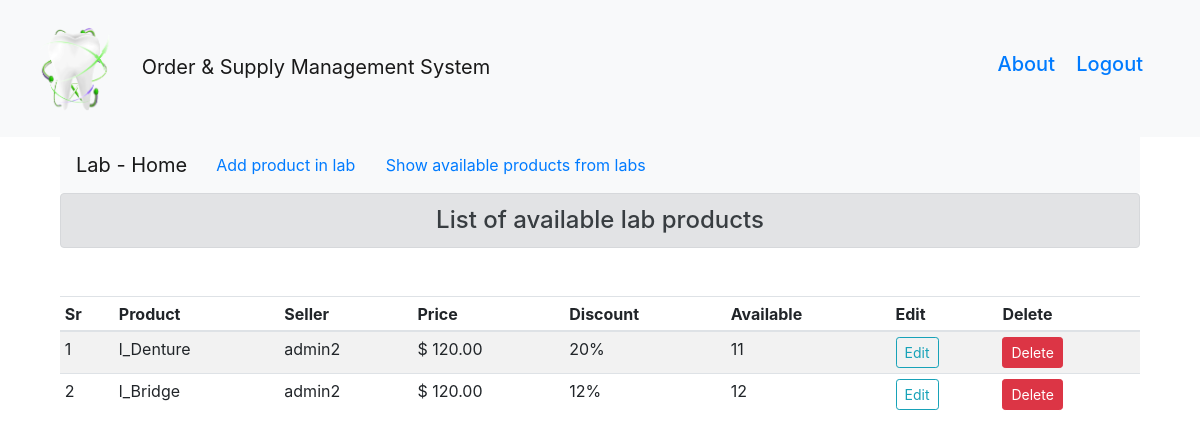
The page /labproduct (signed in) on the database as committed earlier.
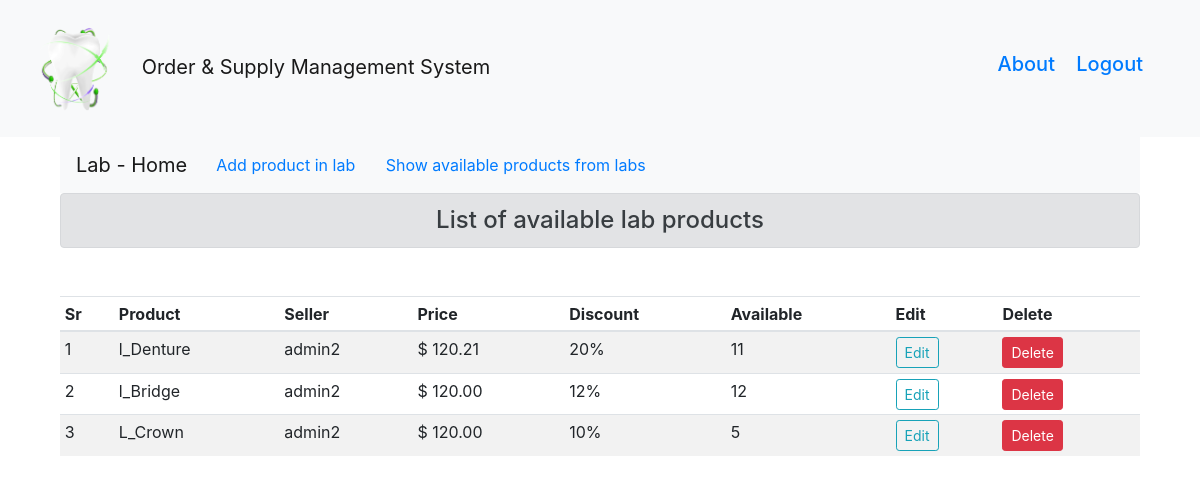
The same page on the database as committed later.
### dental/products/models.py (models this page shows, shortened)
class lab_product(db.Model):
    id = db.Column(db.Integer, primary_key=True)
    name = db.Column(db.String(80), nullable=False)
    seller = db.Column(db.String(80), nullable=False)
    price = db.Column(db.Numeric(10,2), nullable=False)
    discout = db.Column(db.Integer, default=0)
    stock = db.Column(db.Integer, nullable=False)
    description = db.Column(db.Text, nullable=False)

### dental/products/routes.py (the view)
@app.route('/labproduct')
def labproduct():
    if 'username' not in session:
        flash(f'Please login first','danger')
        return redirect(url_for('login', filename='routes.py'))
    products = lab_product.query.all()
    return render_template('products/labproduct.html', title='Lab User', products=products)

### dental/templates/products/labproduct.html (shortened to what this page needs)
{% extends "layout.html" %}
{% block content %}
<div class="container">
        <nav class="navbar navbar-expand-lg navbar-light bg-light">
            <a class="navbar-brand" href="/lab">Lab - Home</a>
            <div class="collapse navbar-collapse" id="navbarSupportedContent">
            <ul class="navbar-nav mr-auto">
                <li class="nav-item active">
                    <a class="btn btn-link" href="/addproduct_lab">Add product in lab </a>
                    <a class="btn btn-link" href="/labproduct">  Show available products from labs</a>
                </li>
            </ul>
            </div>
        </nav>
</div>
<div class="container">
    <h4 class="alert alert-secondary" style="text-align: center; ">List of available lab products</h4>
</div>
<div class="container mt-5">
    <table class="table table-sm table-striped">
        <thead>
            <th>Sr</th>
            <th>Product</th>
            <th>Seller</th>
            <th>Price</th>
            <th>Discount</th>
            <th>Available</th>
            <th>Edit</th>
            <th>Delete</th>
        </thead>
        <tbody>
            {% for product in products %}
            <tr>
                <td>{{loop.index}}</td>
                <td>{{product.name}}</td>
                <td>{{product.seller}}</td>
                <td>$ {{product.price}}</td>
                <td>{{product.discout}}%</td>
                <td>{{product.stock}}</td>
                <td><a href="{{url_for('updateproduct_lab', id = product.id)}}" class="btn btn-sm btn-outline-info" method="POST">Edit</a></td>
                <td>
                    <button type="button" class="btn btn-danger btn-sm" data-toggle="modal" data-target="#exampleModal-{{product.id}}">
                        Delete
                    </button>
                </td>
            </tr>
            {% endfor %}
        </tbody>
    </table>
</div>
{% endblock %}

Rows that differ between the two databases and show on the page:
changed lab_product "l_Denture": price "120.00" → "120.21"
added lab_product: name "L_Crown", seller "admin2", price "120.00", discout "10", stock "5"
